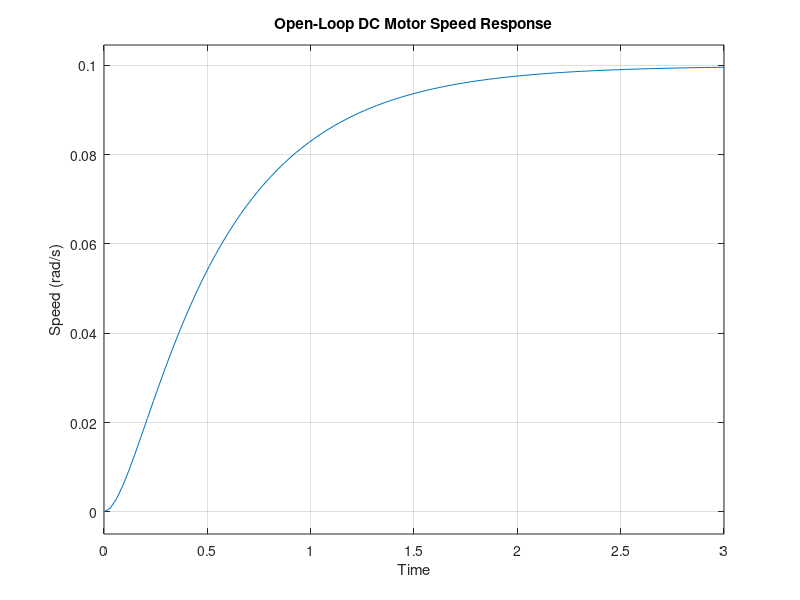

Recreate this plot in MATLAB.
J = 0.01;     % Rotor inertia (kg*m^2)
b = 0.1;      % Friction coefficient (N*m*s)
K = 0.01;     % Motor constant
R = 1;        % Armature resistance (Ohm)
L = 0.5;      % Armature inductance (H)

s = tf('s');

% DC motor transfer function (angular speed / voltage)
P_motor = K / ((J*s + b)*(L*s + R) + K^2);

% Open-loop step response
step(P_motor)
grid on
title('Open-Loop DC Motor Speed Response')
xlabel('Time')
ylabel('Speed (rad/s)')